Frame 1 (no input): blank canvas, image omitted
Frame 60 (the mouse pressed at the canvas centre just before this capture): blank canvas, image omitted
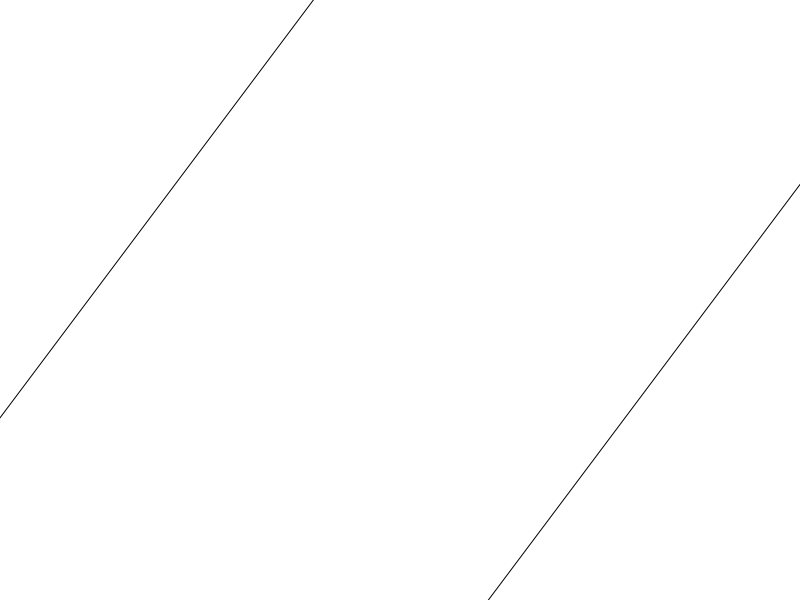
Frame 120 (the mouse held since frame 60 and released just before this capture)

The Processing sketch whose frames 1 and 60 were blank and that drew this single picture after the mouse press (run headless with seeded random() and noise(); from frame 60 on, the mouse is pressed at the canvas centre):

// Processing sketch: processing_8212
// ── processing_8212.pde

/**
 * SquareHarmony by Ben Chun
 * 12 March 2009
 *
 * After the lovely "Harmony!" brush "SQUARES" by Ricardo Cabello:
 * http://mrdoob.com/projects/harmony/#squares
 *
 */

float dx, dy, theta, nx, ny;

void setup()
{
  size(800,600);
  background(255);
  smooth();
}

void draw()
{
  dx = mouseX - pmouseX;
  dy = mouseY - pmouseY;  
  theta = atan(dy/dx);

  if(mousePressed)
  {
    pushMatrix();
    translate(mouseX, mouseY);
    rotate(theta);
    nx = dist(mouseX, mouseY, pmouseX, pmouseY);
    ny = nx*2;
    rect(-nx/2, -nx, nx, ny);
    popMatrix();
  }
}
